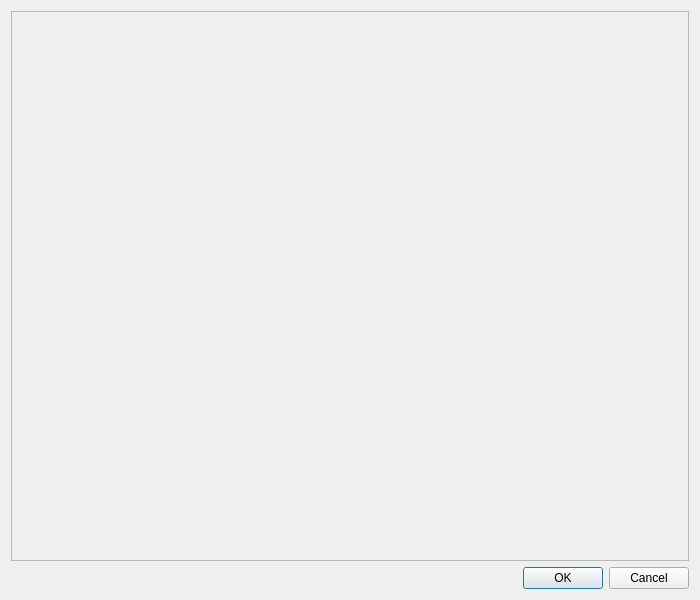
<?xml version="1.0" encoding="UTF-8"?>
<!-- Path: gui\carregar_produtos\load_products_dialog.ui -->
<ui version="4.0">
 <class>LoadProductLayersDialog</class>
 <widget class="QDialog" name="LoadProductLayersDialog">
  <property name="geometry">
   <rect>
    <x>0</x>
    <y>0</y>
    <width>700</width>
    <height>600</height>
   </rect>
  </property>
  <property name="windowTitle">
   <string>Carregar Camadas de Produtos</string>
  </property>
  <layout class="QVBoxLayout" name="verticalLayout">
   <item>
    <widget class="QScrollArea" name="scrollArea">
     <property name="widgetResizable">
      <bool>true</bool>
     </property>
     <widget class="QWidget" name="scrollAreaWidgetContents">
      <property name="geometry">
       <rect>
        <x>0</x>
        <y>0</y>
        <width>680</width>
        <height>549</height>
       </rect>
      </property>
      <layout class="QVBoxLayout" name="mainLayout"/>
     </widget>
    </widget>
   </item>
   <item>
    <widget class="QDialogButtonBox" name="buttonBox">
     <property name="orientation">
      <enum>Qt::Horizontal</enum>
     </property>
     <property name="standardButtons">
      <set>QDialogButtonBox::Cancel|QDialogButtonBox::Ok</set>
     </property>
    </widget>
   </item>
  </layout>
 </widget>
 <resources/>
 <connections>
  <connection>
   <sender>buttonBox</sender>
   <signal>accepted()</signal>
   <receiver>LoadProductLayersDialog</receiver>
   <slot>accept()</slot>
   <hints>
    <hint type="sourcelabel">
     <x>248</x>
     <y>254</y>
    </hint>
    <hint type="destinationlabel">
     <x>157</x>
     <y>274</y>
    </hint>
   </hints>
  </connection>
  <connection>
   <sender>buttonBox</sender>
   <signal>rejected()</signal>
   <receiver>LoadProductLayersDialog</receiver>
   <slot>reject()</slot>
   <hints>
    <hint type="sourcelabel">
     <x>316</x>
     <y>260</y>
    </hint>
    <hint type="destinationlabel">
     <x>286</x>
     <y>274</y>
    </hint>
   </hints>
  </connection>
 </connections>
</ui>
